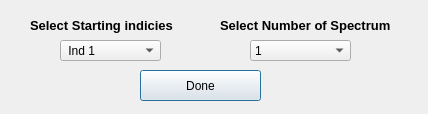
<?xml version="1.0" encoding="UTF-8"?>
<ui version="4.0">
 <class>Dialog</class>
 <widget class="QDialog" name="Dialog">
  <property name="geometry">
   <rect>
    <x>0</x>
    <y>0</y>
    <width>428</width>
    <height>114</height>
   </rect>
  </property>
  <property name="windowTitle">
   <string>Dialog</string>
  </property>
  <widget class="QLabel" name="label_NewTitle">
   <property name="geometry">
    <rect>
     <x>30</x>
     <y>10</y>
     <width>171</width>
     <height>31</height>
    </rect>
   </property>
   <property name="font">
    <font>
     <pointsize>10</pointsize>
     <weight>75</weight>
     <bold>true</bold>
    </font>
   </property>
   <property name="text">
    <string>Select Starting indicies</string>
   </property>
  </widget>
  <widget class="QLabel" name="label_NewTitle_2">
   <property name="geometry">
    <rect>
     <x>220</x>
     <y>10</y>
     <width>171</width>
     <height>31</height>
    </rect>
   </property>
   <property name="font">
    <font>
     <pointsize>10</pointsize>
     <weight>75</weight>
     <bold>true</bold>
    </font>
   </property>
   <property name="text">
    <string>Select Number of Spectrum</string>
   </property>
  </widget>
  <widget class="QComboBox" name="comboBox_Select_Index">
   <property name="geometry">
    <rect>
     <x>60</x>
     <y>40</y>
     <width>101</width>
     <height>21</height>
    </rect>
   </property>
   <item>
    <property name="text">
     <string> Ind 1</string>
    </property>
   </item>
  </widget>
  <widget class="QComboBox" name="comboBox_No_Of_Spectrum">
   <property name="geometry">
    <rect>
     <x>250</x>
     <y>40</y>
     <width>101</width>
     <height>21</height>
    </rect>
   </property>
   <item>
    <property name="text">
     <string>1</string>
    </property>
   </item>
   <item>
    <property name="text">
     <string>2</string>
    </property>
   </item>
   <item>
    <property name="text">
     <string>3</string>
    </property>
   </item>
   <item>
    <property name="text">
     <string>4</string>
    </property>
   </item>
   <item>
    <property name="text">
     <string>5</string>
    </property>
   </item>
   <item>
    <property name="text">
     <string>6</string>
    </property>
   </item>
   <item>
    <property name="text">
     <string>7</string>
    </property>
   </item>
   <item>
    <property name="text">
     <string>8</string>
    </property>
   </item>
   <item>
    <property name="text">
     <string>9</string>
    </property>
   </item>
   <item>
    <property name="text">
     <string>10</string>
    </property>
   </item>
  </widget>
  <widget class="QPushButton" name="button_Done">
   <property name="geometry">
    <rect>
     <x>140</x>
     <y>70</y>
     <width>121</width>
     <height>31</height>
    </rect>
   </property>
   <property name="text">
    <string>Done</string>
   </property>
  </widget>
 </widget>
 <resources/>
 <connections/>
</ui>
